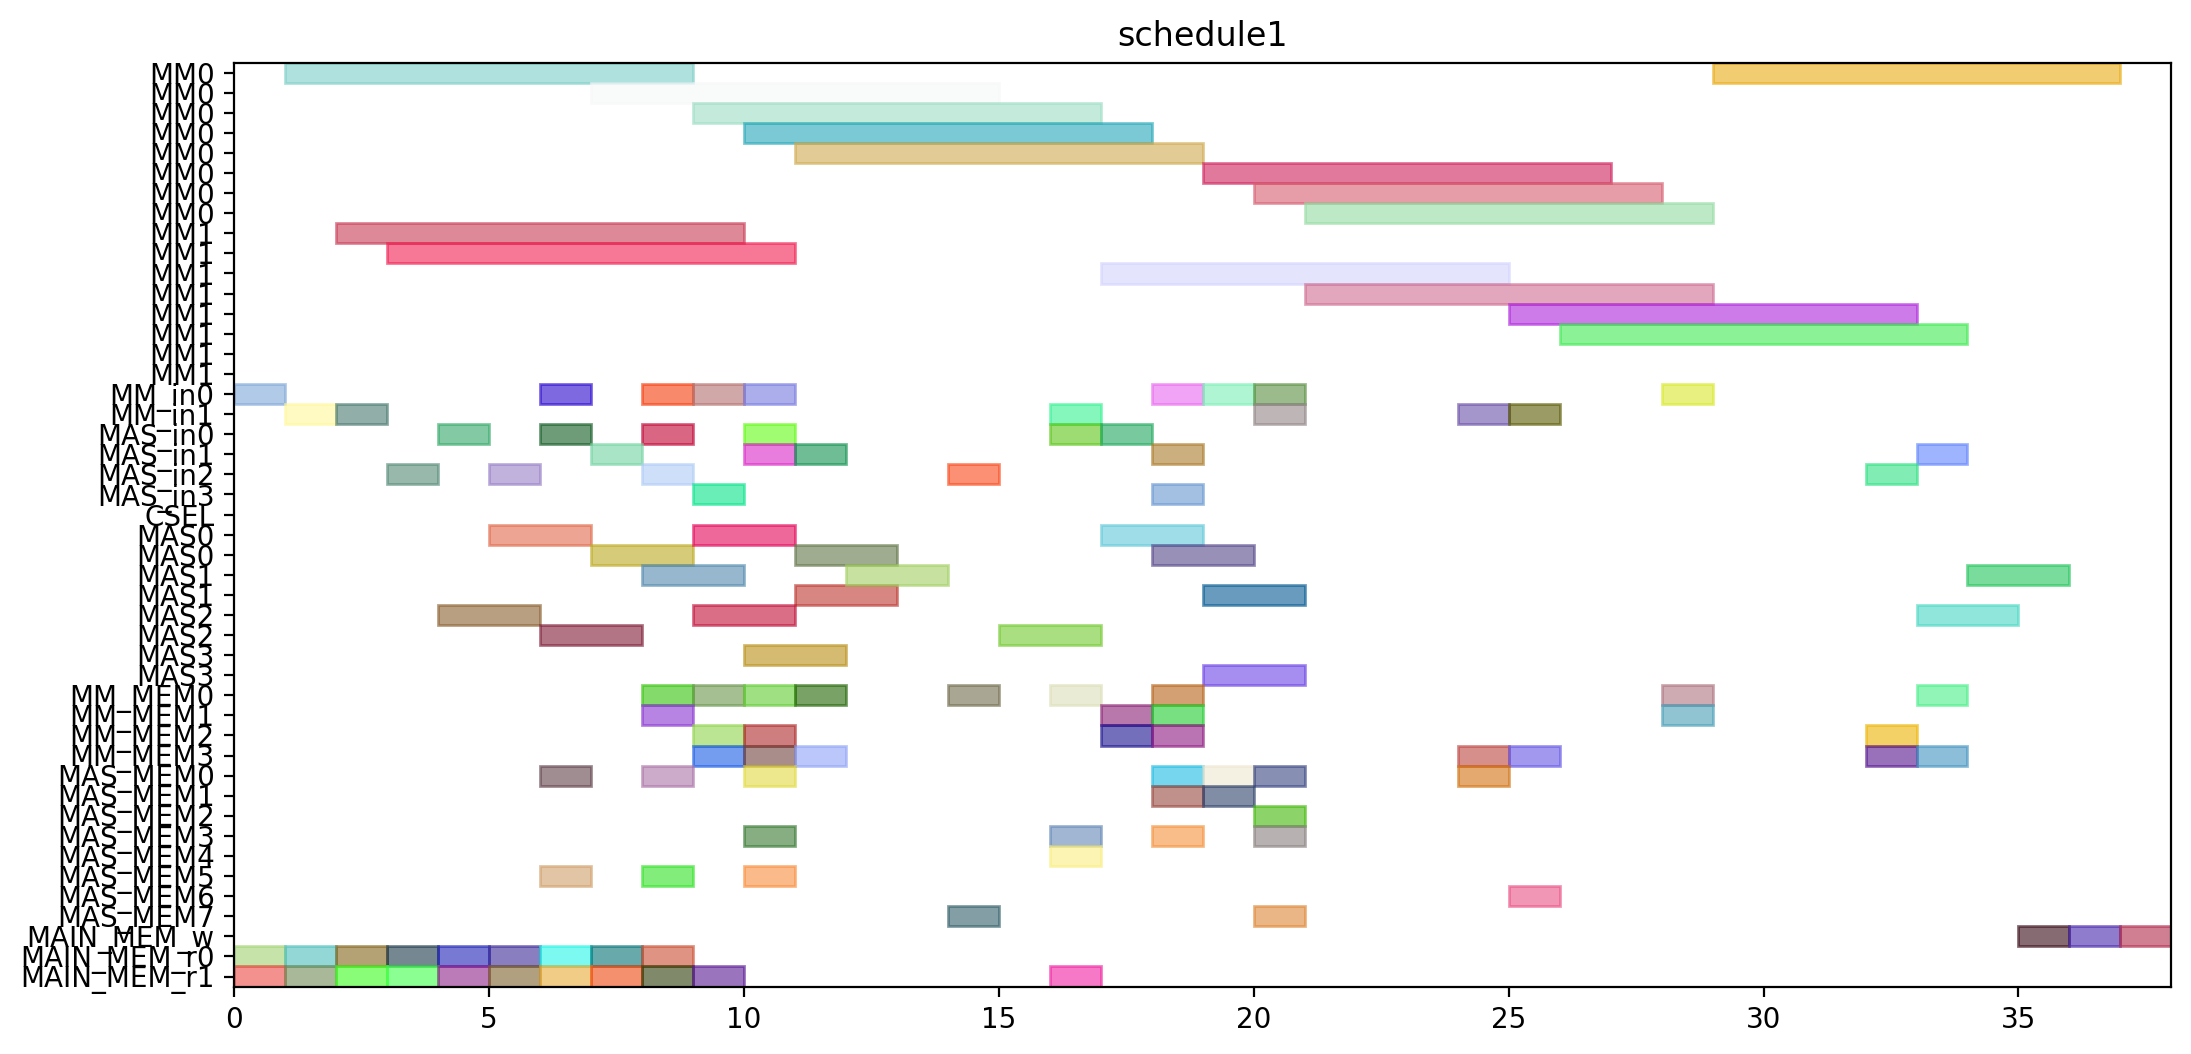

Write Python code to recreate this figure.
from pyschedule import Scenario, solvers, plotters, alt


def solve():
	horizon = 149
	S = Scenario("schedule1", horizon=horizon)

	# resource
	MM = S.Resources('MM', num=2, size=8)
	MM_in = S.Resources('MM_in', num=2)
	MAS_in = S.Resources('MAS_in', num=4)
	CSEL = S.Resource('CSEL')
	MAS = S.Resources('MAS', num=4, size=2, periods=range(1, horizon))
	MM_MEM = S.Resources('MM_MEM', num=4)
	MAS_MEM = S.Resources('MAS_MEM', num=8)
	MAIN_MEM_w = S.Resource('MAIN_MEM_w', size=1)
	MAIN_MEM_r = S.Resources('MAIN_MEM_r', num=2)

	# result of previous scheduling
	t0_in = S.Task('t0_in', length=1, delay_cost=1)
	S += t0_in >= 0
	t0_in += MM_in[0]

	t0_mem0 = S.Task('t0_mem0', length=1, delay_cost=1)
	S += t0_mem0 >= 0
	t0_mem0 += MAIN_MEM_r[0]

	t0_mem1 = S.Task('t0_mem1', length=1, delay_cost=1)
	S += t0_mem1 >= 0
	t0_mem1 += MAIN_MEM_r[1]

	t0 = S.Task('t0', length=8, delay_cost=1)
	S += t0 >= 1
	t0 += MM[0]

	t2_in = S.Task('t2_in', length=1, delay_cost=1)
	S += t2_in >= 1
	t2_in += MM_in[1]

	t2_mem0 = S.Task('t2_mem0', length=1, delay_cost=1)
	S += t2_mem0 >= 1
	t2_mem0 += MAIN_MEM_r[0]

	t2_mem1 = S.Task('t2_mem1', length=1, delay_cost=1)
	S += t2_mem1 >= 1
	t2_mem1 += MAIN_MEM_r[1]

	t1_in = S.Task('t1_in', length=1, delay_cost=1)
	S += t1_in >= 2
	t1_in += MM_in[1]

	t1_mem0 = S.Task('t1_mem0', length=1, delay_cost=1)
	S += t1_mem0 >= 2
	t1_mem0 += MAIN_MEM_r[0]

	t1_mem1 = S.Task('t1_mem1', length=1, delay_cost=1)
	S += t1_mem1 >= 2
	t1_mem1 += MAIN_MEM_r[1]

	t2 = S.Task('t2', length=8, delay_cost=1)
	S += t2 >= 2
	t2 += MM[1]

	t1 = S.Task('t1', length=8, delay_cost=1)
	S += t1 >= 3
	t1 += MM[1]

	t14_in = S.Task('t14_in', length=1, delay_cost=1)
	S += t14_in >= 3
	t14_in += MAS_in[2]

	t14_mem0 = S.Task('t14_mem0', length=1, delay_cost=1)
	S += t14_mem0 >= 3
	t14_mem0 += MAIN_MEM_r[0]

	t14_mem1 = S.Task('t14_mem1', length=1, delay_cost=1)
	S += t14_mem1 >= 3
	t14_mem1 += MAIN_MEM_r[1]

	t13_in = S.Task('t13_in', length=1, delay_cost=1)
	S += t13_in >= 4
	t13_in += MAS_in[0]

	t13_mem0 = S.Task('t13_mem0', length=1, delay_cost=1)
	S += t13_mem0 >= 4
	t13_mem0 += MAIN_MEM_r[0]

	t13_mem1 = S.Task('t13_mem1', length=1, delay_cost=1)
	S += t13_mem1 >= 4
	t13_mem1 += MAIN_MEM_r[1]

	t14 = S.Task('t14', length=2, delay_cost=1)
	S += t14 >= 4
	t14 += MAS[2]

	t13 = S.Task('t13', length=2, delay_cost=1)
	S += t13 >= 5
	t13 += MAS[0]

	t4_in = S.Task('t4_in', length=1, delay_cost=1)
	S += t4_in >= 5
	t4_in += MAS_in[2]

	t4_mem0 = S.Task('t4_mem0', length=1, delay_cost=1)
	S += t4_mem0 >= 5
	t4_mem0 += MAIN_MEM_r[0]

	t4_mem1 = S.Task('t4_mem1', length=1, delay_cost=1)
	S += t4_mem1 >= 5
	t4_mem1 += MAIN_MEM_r[1]

	t15_in = S.Task('t15_in', length=1, delay_cost=1)
	S += t15_in >= 6
	t15_in += MM_in[0]

	t15_mem0 = S.Task('t15_mem0', length=1, delay_cost=1)
	S += t15_mem0 >= 6
	t15_mem0 += MAS_MEM[0]

	t15_mem1 = S.Task('t15_mem1', length=1, delay_cost=1)
	S += t15_mem1 >= 6
	t15_mem1 += MAS_MEM[5]

	t3_in = S.Task('t3_in', length=1, delay_cost=1)
	S += t3_in >= 6
	t3_in += MAS_in[0]

	t3_mem0 = S.Task('t3_mem0', length=1, delay_cost=1)
	S += t3_mem0 >= 6
	t3_mem0 += MAIN_MEM_r[0]

	t3_mem1 = S.Task('t3_mem1', length=1, delay_cost=1)
	S += t3_mem1 >= 6
	t3_mem1 += MAIN_MEM_r[1]

	t4 = S.Task('t4', length=2, delay_cost=1)
	S += t4 >= 6
	t4 += MAS[2]

	t15 = S.Task('t15', length=8, delay_cost=1)
	S += t15 >= 7
	t15 += MM[0]

	t3 = S.Task('t3', length=2, delay_cost=1)
	S += t3 >= 7
	t3 += MAS[0]

	t9_in = S.Task('t9_in', length=1, delay_cost=1)
	S += t9_in >= 7
	t9_in += MAS_in[1]

	t9_mem0 = S.Task('t9_mem0', length=1, delay_cost=1)
	S += t9_mem0 >= 7
	t9_mem0 += MAIN_MEM_r[0]

	t9_mem1 = S.Task('t9_mem1', length=1, delay_cost=1)
	S += t9_mem1 >= 7
	t9_mem1 += MAIN_MEM_r[1]

	t18_in = S.Task('t18_in', length=1, delay_cost=1)
	S += t18_in >= 8
	t18_in += MAS_in[2]

	t18_mem0 = S.Task('t18_mem0', length=1, delay_cost=1)
	S += t18_mem0 >= 8
	t18_mem0 += MM_MEM[0]

	t18_mem1 = S.Task('t18_mem1', length=1, delay_cost=1)
	S += t18_mem1 >= 8
	t18_mem1 += MM_MEM[1]

	t5_in = S.Task('t5_in', length=1, delay_cost=1)
	S += t5_in >= 8
	t5_in += MM_in[0]

	t5_mem0 = S.Task('t5_mem0', length=1, delay_cost=1)
	S += t5_mem0 >= 8
	t5_mem0 += MAS_MEM[0]

	t5_mem1 = S.Task('t5_mem1', length=1, delay_cost=1)
	S += t5_mem1 >= 8
	t5_mem1 += MAS_MEM[5]

	t8_in = S.Task('t8_in', length=1, delay_cost=1)
	S += t8_in >= 8
	t8_in += MAS_in[0]

	t8_mem0 = S.Task('t8_mem0', length=1, delay_cost=1)
	S += t8_mem0 >= 8
	t8_mem0 += MAIN_MEM_r[0]

	t8_mem1 = S.Task('t8_mem1', length=1, delay_cost=1)
	S += t8_mem1 >= 8
	t8_mem1 += MAIN_MEM_r[1]

	t9 = S.Task('t9', length=2, delay_cost=1)
	S += t9 >= 8
	t9 += MAS[1]

	t16_in = S.Task('t16_in', length=1, delay_cost=1)
	S += t16_in >= 9
	t16_in += MAS_in[3]

	t16_mem0 = S.Task('t16_mem0', length=1, delay_cost=1)
	S += t16_mem0 >= 9
	t16_mem0 += MM_MEM[0]

	t16_mem1 = S.Task('t16_mem1', length=1, delay_cost=1)
	S += t16_mem1 >= 9
	t16_mem1 += MM_MEM[3]

	t18 = S.Task('t18', length=2, delay_cost=1)
	S += t18 >= 9
	t18 += MAS[2]

	t20_in = S.Task('t20_in', length=1, delay_cost=1)
	S += t20_in >= 9
	t20_in += MM_in[0]

	t20_mem0 = S.Task('t20_mem0', length=1, delay_cost=1)
	S += t20_mem0 >= 9
	t20_mem0 += MM_MEM[2]

	t20_mem1 = S.Task('t20_mem1', length=1, delay_cost=1)
	S += t20_mem1 >= 9
	t20_mem1 += MAIN_MEM_r[1]

	t5 = S.Task('t5', length=8, delay_cost=1)
	S += t5 >= 9
	t5 += MM[0]

	t8 = S.Task('t8', length=2, delay_cost=1)
	S += t8 >= 9
	t8 += MAS[0]

	t10_in = S.Task('t10_in', length=1, delay_cost=1)
	S += t10_in >= 10
	t10_in += MM_in[0]

	t10_mem0 = S.Task('t10_mem0', length=1, delay_cost=1)
	S += t10_mem0 >= 10
	t10_mem0 += MAS_MEM[0]

	t10_mem1 = S.Task('t10_mem1', length=1, delay_cost=1)
	S += t10_mem1 >= 10
	t10_mem1 += MAS_MEM[3]

	t11_in = S.Task('t11_in', length=1, delay_cost=1)
	S += t11_in >= 10
	t11_in += MAS_in[1]

	t11_mem0 = S.Task('t11_mem0', length=1, delay_cost=1)
	S += t11_mem0 >= 10
	t11_mem0 += MM_MEM[2]

	t11_mem1 = S.Task('t11_mem1', length=1, delay_cost=1)
	S += t11_mem1 >= 10
	t11_mem1 += MM_MEM[3]

	t16 = S.Task('t16', length=2, delay_cost=1)
	S += t16 >= 10
	t16 += MAS[3]

	t19_in = S.Task('t19_in', length=1, delay_cost=1)
	S += t19_in >= 10
	t19_in += MAS_in[0]

	t19_mem0 = S.Task('t19_mem0', length=1, delay_cost=1)
	S += t19_mem0 >= 10
	t19_mem0 += MM_MEM[0]

	t19_mem1 = S.Task('t19_mem1', length=1, delay_cost=1)
	S += t19_mem1 >= 10
	t19_mem1 += MAS_MEM[5]

	t20 = S.Task('t20', length=8, delay_cost=1)
	S += t20 >= 10
	t20 += MM[0]

	t10 = S.Task('t10', length=8, delay_cost=1)
	S += t10 >= 11
	t10 += MM[0]

	t11 = S.Task('t11', length=2, delay_cost=1)
	S += t11 >= 11
	t11 += MAS[1]

	t19 = S.Task('t19', length=2, delay_cost=1)
	S += t19 >= 11
	t19 += MAS[0]

	t6_in = S.Task('t6_in', length=1, delay_cost=1)
	S += t6_in >= 11
	t6_in += MAS_in[1]

	t6_mem0 = S.Task('t6_mem0', length=1, delay_cost=1)
	S += t6_mem0 >= 11
	t6_mem0 += MM_MEM[0]

	t6_mem1 = S.Task('t6_mem1', length=1, delay_cost=1)
	S += t6_mem1 >= 11
	t6_mem1 += MM_MEM[3]

	t6 = S.Task('t6', length=2, delay_cost=1)
	S += t6 >= 12
	t6 += MAS[1]

	t17_in = S.Task('t17_in', length=1, delay_cost=1)
	S += t17_in >= 14
	t17_in += MAS_in[2]

	t17_mem0 = S.Task('t17_mem0', length=1, delay_cost=1)
	S += t17_mem0 >= 14
	t17_mem0 += MM_MEM[0]

	t17_mem1 = S.Task('t17_mem1', length=1, delay_cost=1)
	S += t17_mem1 >= 14
	t17_mem1 += MAS_MEM[7]

	t17 = S.Task('t17', length=2, delay_cost=1)
	S += t17 >= 15
	t17 += MAS[2]

	t23_in = S.Task('t23_in', length=1, delay_cost=1)
	S += t23_in >= 16
	t23_in += MM_in[1]

	t23_mem0 = S.Task('t23_mem0', length=1, delay_cost=1)
	S += t23_mem0 >= 16
	t23_mem0 += MAS_MEM[4]

	t23_mem1 = S.Task('t23_mem1', length=1, delay_cost=1)
	S += t23_mem1 >= 16
	t23_mem1 += MAIN_MEM_r[1]

	t7_in = S.Task('t7_in', length=1, delay_cost=1)
	S += t7_in >= 16
	t7_in += MAS_in[0]

	t7_mem0 = S.Task('t7_mem0', length=1, delay_cost=1)
	S += t7_mem0 >= 16
	t7_mem0 += MM_MEM[0]

	t7_mem1 = S.Task('t7_mem1', length=1, delay_cost=1)
	S += t7_mem1 >= 16
	t7_mem1 += MAS_MEM[3]

	t22_in = S.Task('t22_in', length=1, delay_cost=1)
	S += t22_in >= 17
	t22_in += MAS_in[0]

	t22_mem0 = S.Task('t22_mem0', length=1, delay_cost=1)
	S += t22_mem0 >= 17
	t22_mem0 += MM_MEM[2]

	t22_mem1 = S.Task('t22_mem1', length=1, delay_cost=1)
	S += t22_mem1 >= 17
	t22_mem1 += MM_MEM[1]

	t23 = S.Task('t23', length=8, delay_cost=1)
	S += t23 >= 17
	t23 += MM[1]

	t7 = S.Task('t7', length=2, delay_cost=1)
	S += t7 >= 17
	t7 += MAS[0]

	t12_in = S.Task('t12_in', length=1, delay_cost=1)
	S += t12_in >= 18
	t12_in += MAS_in[3]

	t12_mem0 = S.Task('t12_mem0', length=1, delay_cost=1)
	S += t12_mem0 >= 18
	t12_mem0 += MM_MEM[0]

	t12_mem1 = S.Task('t12_mem1', length=1, delay_cost=1)
	S += t12_mem1 >= 18
	t12_mem1 += MAS_MEM[3]

	t21_in = S.Task('t21_in', length=1, delay_cost=1)
	S += t21_in >= 18
	t21_in += MAS_in[1]

	t21_mem0 = S.Task('t21_mem0', length=1, delay_cost=1)
	S += t21_mem0 >= 18
	t21_mem0 += MM_MEM[2]

	t21_mem1 = S.Task('t21_mem1', length=1, delay_cost=1)
	S += t21_mem1 >= 18
	t21_mem1 += MM_MEM[1]

	t22 = S.Task('t22', length=2, delay_cost=1)
	S += t22 >= 18
	t22 += MAS[0]

	t28_in = S.Task('t28_in', length=1, delay_cost=1)
	S += t28_in >= 18
	t28_in += MM_in[0]

	t28_mem0 = S.Task('t28_mem0', length=1, delay_cost=1)
	S += t28_mem0 >= 18
	t28_mem0 += MAS_MEM[0]

	t28_mem1 = S.Task('t28_mem1', length=1, delay_cost=1)
	S += t28_mem1 >= 18
	t28_mem1 += MAS_MEM[1]

	t12 = S.Task('t12', length=2, delay_cost=1)
	S += t12 >= 19
	t12 += MAS[3]

	t21 = S.Task('t21', length=2, delay_cost=1)
	S += t21 >= 19
	t21 += MAS[1]

	t25_in = S.Task('t25_in', length=1, delay_cost=1)
	S += t25_in >= 19
	t25_in += MM_in[0]

	t25_mem0 = S.Task('t25_mem0', length=1, delay_cost=1)
	S += t25_mem0 >= 19
	t25_mem0 += MAS_MEM[0]

	t25_mem1 = S.Task('t25_mem1', length=1, delay_cost=1)
	S += t25_mem1 >= 19
	t25_mem1 += MAS_MEM[1]

	t28 = S.Task('t28', length=8, delay_cost=1)
	S += t28 >= 19
	t28 += MM[0]

	t25 = S.Task('t25', length=8, delay_cost=1)
	S += t25 >= 20
	t25 += MM[0]

	t27_in = S.Task('t27_in', length=1, delay_cost=1)
	S += t27_in >= 20
	t27_in += MM_in[1]

	t27_mem0 = S.Task('t27_mem0', length=1, delay_cost=1)
	S += t27_mem0 >= 20
	t27_mem0 += MAS_MEM[0]

	t27_mem1 = S.Task('t27_mem1', length=1, delay_cost=1)
	S += t27_mem1 >= 20
	t27_mem1 += MAS_MEM[3]

	t29_in = S.Task('t29_in', length=1, delay_cost=1)
	S += t29_in >= 20
	t29_in += MM_in[0]

	t29_mem0 = S.Task('t29_mem0', length=1, delay_cost=1)
	S += t29_mem0 >= 20
	t29_mem0 += MAS_MEM[2]

	t29_mem1 = S.Task('t29_mem1', length=1, delay_cost=1)
	S += t29_mem1 >= 20
	t29_mem1 += MAS_MEM[7]

	t27 = S.Task('t27', length=8, delay_cost=1)
	S += t27 >= 21
	t27 += MM[1]

	t29 = S.Task('t29', length=8, delay_cost=1)
	S += t29 >= 21
	t29 += MM[0]


	# new tasks
	t24 = S.Task('t24', length=8, delay_cost=1)
	t24 += alt(MM)
	t24_in = S.Task('t24_in', length=1, delay_cost=1)
	t24_in += alt(MM_in)
	S += t24_in*MM_in[0]<=t24*MM[0]
	S += t24_in*MM_in[1]<=t24*MM[1]
	t24_mem0 = S.Task('t24_mem0', length=1, delay_cost=1)
	t24_mem0 += MAS_MEM[6]
	S += 20 < t24_mem0
	S += t24_mem0 <= t24

	t24_mem1 = S.Task('t24_mem1', length=1, delay_cost=1)
	t24_mem1 += MM_MEM[3]
	S += 24 < t24_mem1
	S += t24_mem1 <= t24

	t26 = S.Task('t26', length=8, delay_cost=1)
	t26 += alt(MM)
	t26_in = S.Task('t26_in', length=1, delay_cost=1)
	t26_in += alt(MM_in)
	S += t26_in*MM_in[0]<=t26*MM[0]
	S += t26_in*MM_in[1]<=t26*MM[1]
	t26_mem0 = S.Task('t26_mem0', length=1, delay_cost=1)
	t26_mem0 += MAS_MEM[0]
	S += 12 < t26_mem0
	S += t26_mem0 <= t26

	t26_mem1 = S.Task('t26_mem1', length=1, delay_cost=1)
	t26_mem1 += MM_MEM[3]
	S += 24 < t26_mem1
	S += t26_mem1 <= t26

	PZ_new = S.Task('PZ_new', length=8, delay_cost=1)
	PZ_new += alt(MM)
	PZ_new_in = S.Task('PZ_new_in', length=1, delay_cost=1)
	PZ_new_in += alt(MM_in)
	S += PZ_new_in*MM_in[0]<=PZ_new*MM[0]
	S += PZ_new_in*MM_in[1]<=PZ_new*MM[1]
	S += 0<PZ_new

	PZ_new_w = S.Task('PZ_new_w', length=1, delay_cost=1)
	PZ_new_w += alt(MAIN_MEM_w)
	S += PZ_new <= PZ_new_w

	PZ_new_mem0 = S.Task('PZ_new_mem0', length=1, delay_cost=1)
	PZ_new_mem0 += MM_MEM[0]
	S += 28 < PZ_new_mem0
	S += PZ_new_mem0 <= PZ_new

	PZ_new_mem1 = S.Task('PZ_new_mem1', length=1, delay_cost=1)
	PZ_new_mem1 += MM_MEM[1]
	S += 26 < PZ_new_mem1
	S += PZ_new_mem1 <= PZ_new

	PX_new = S.Task('PX_new', length=2, delay_cost=1)
	PX_new += alt(MAS)
	PX_new_in = S.Task('PX_new_in', length=1, delay_cost=1)
	PX_new_in += alt(MAS_in)
	S += PX_new_in*MAS_in[0]<=PX_new*MAS[0]

	S += PX_new_in*MAS_in[1]<=PX_new*MAS[1]

	S += PX_new_in*MAS_in[2]<=PX_new*MAS[2]

	S += PX_new_in*MAS_in[3]<=PX_new*MAS[3]

	S += 0<PX_new

	PX_new_w = S.Task('PX_new_w', length=1, delay_cost=1)
	PX_new_w += alt(MAIN_MEM_w)
	S += PX_new <= PX_new_w

	PX_new_mem0 = S.Task('PX_new_mem0', length=1, delay_cost=1)
	PX_new_mem0 += MM_MEM[0]
	S += 27 < PX_new_mem0
	S += PX_new_mem0 <= PX_new

	PX_new_mem1 = S.Task('PX_new_mem1', length=1, delay_cost=1)
	PX_new_mem1 += alt(MM_MEM)
	S += (t24*MM[0])-1 < PX_new_mem1*MM_MEM[1]
	S += (t24*MM[1])-1 < PX_new_mem1*MM_MEM[3]
	S += PX_new_mem1 <= PX_new

	PY_new = S.Task('PY_new', length=2, delay_cost=1)
	PY_new += alt(MAS)
	PY_new_in = S.Task('PY_new_in', length=1, delay_cost=1)
	PY_new_in += alt(MAS_in)
	S += PY_new_in*MAS_in[0]<=PY_new*MAS[0]

	S += PY_new_in*MAS_in[1]<=PY_new*MAS[1]

	S += PY_new_in*MAS_in[2]<=PY_new*MAS[2]

	S += PY_new_in*MAS_in[3]<=PY_new*MAS[3]

	S += 0<PY_new

	PY_new_w = S.Task('PY_new_w', length=1, delay_cost=1)
	PY_new_w += alt(MAIN_MEM_w)
	S += PY_new <= PY_new_w

	PY_new_mem0 = S.Task('PY_new_mem0', length=1, delay_cost=1)
	PY_new_mem0 += MM_MEM[2]
	S += 28 < PY_new_mem0
	S += PY_new_mem0 <= PY_new

	PY_new_mem1 = S.Task('PY_new_mem1', length=1, delay_cost=1)
	PY_new_mem1 += alt(MM_MEM)
	S += (t26*MM[0])-1 < PY_new_mem1*MM_MEM[1]
	S += (t26*MM[1])-1 < PY_new_mem1*MM_MEM[3]
	S += PY_new_mem1 <= PY_new

	solvers.mip.solve(S,msg=1,kind='CPLEX',ratio_gap=1.01)

	solution = [['hoge']*len(S.solution()[1]) for i in range(len(S.solution()))]
	for i in range(len(S.solution())):
		for j in range(len(S.solution()[i])):
			solution[i][j]=str(S.solution()[i][j])
	print(solution)

	cycles = int(solution[-1][3])

	pic_file_name = "/mnt/rose/usr1/fukuda/ABE/multiRAM_multiMAS_16mux/scheduling_result/stage8MM2_stage2MAS4/EP_ADD_A_0/schedule1.png"
	if(S.solution() != []):
		plotters.matplotlib.plot(S,img_filename=pic_file_name, show_task_labels=False, fig_size=(cycles*0.25+3, 6))

	return solution
